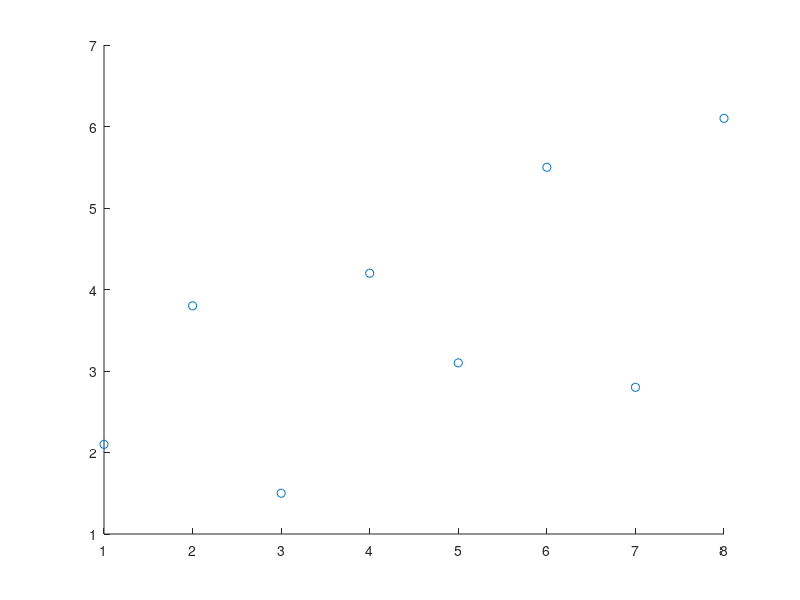

This chart was generated by the following MATLAB code:
% Scatter plot test with random-like data
x = [1, 2, 3, 4, 5, 6, 7, 8];
y = [2.1, 3.8, 1.5, 4.2, 3.1, 5.5, 2.8, 6.1];  % Scattered values

% Create scatter plot  
% subplot(1, 2, 1);
scatter(x, y);

% subplot(1, 2, 2);
% scatter(x, y, 10, 'r');


% Statistics
mean_x = 4.5;
mean_y = 3.6;
range_x = 7;